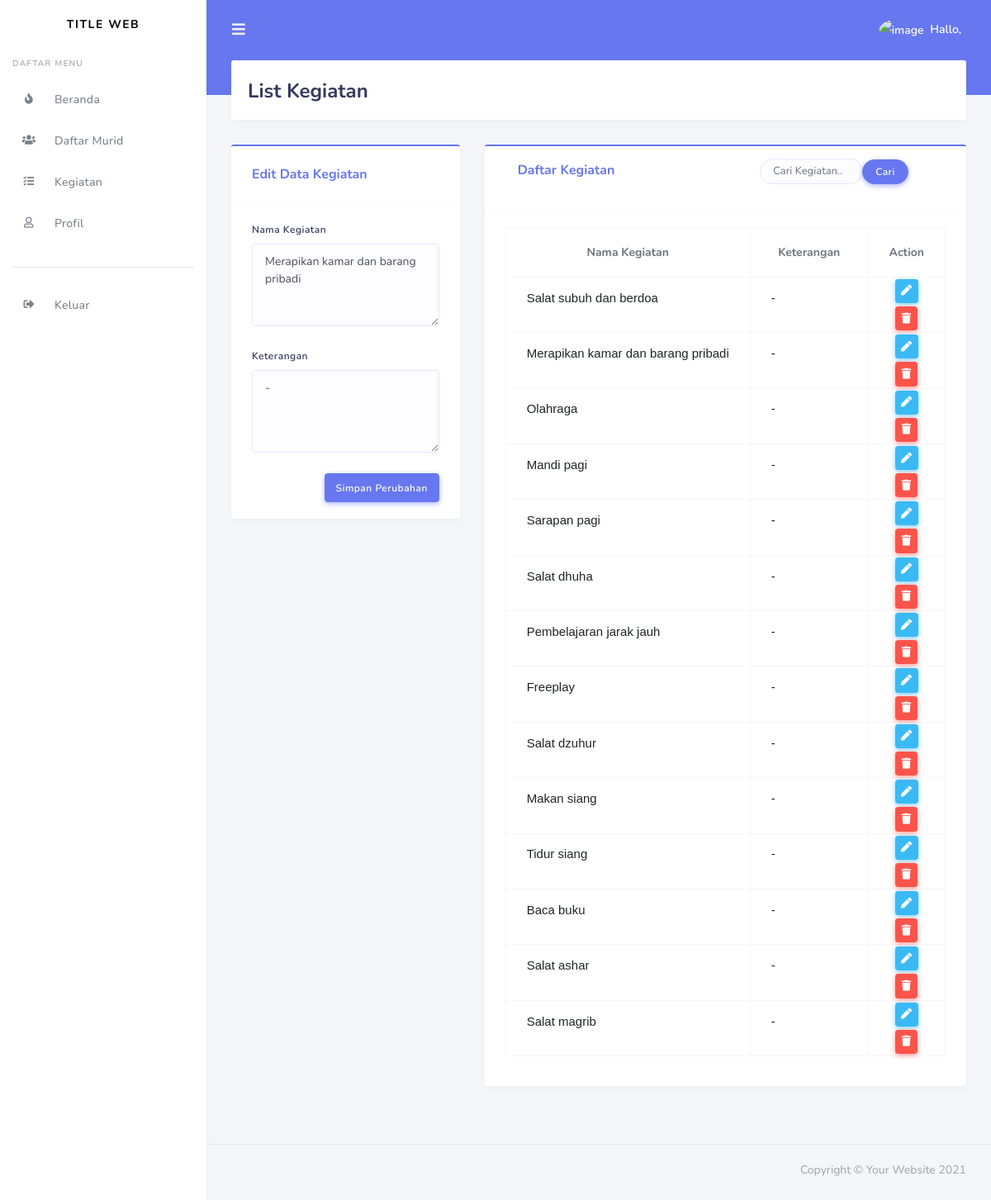
Screenshot of /guru/ubahKegiatan/16 with the database file from the repository.
### tables this page shows
CREATE TABLE `kegiatan` (
  `id` int(10) NOT NULL,
  `nama_kegiatan` text NOT NULL,
  `ket` text NOT NULL
);

### application/controllers/Guru.php (called while the page is built, shortened)
<?php
class Guru extends CI_Controller
{
    public function __construct()
    {
        $this->load->model('Kegiatan_model');
        $this->load->library('form_validation');
        $this->load->model('Identitas_model');
    }
    public function ubahKegiatan($id)
    {
        $data['user'] = $nama;
        $data['image'] = $image;
        $data['role_id'] = 'guru';
        $data['title'] = 'Kegiatan';
        $data['Ukegiatan'] = $this->Kegiatan_model->getKegiatanById($id);
        $data['kegiatan'] = $this->Kegiatan_model->getAllKegiatan();
        $this->form_validation->set_rules('nama', 'Nama Kegiatan', 'required', [
            'required' => 'Field Nama Kegiatan Harus Diisi'
        ]);
        $this->form_validation->set_rules('ket', 'Keterangan', 'required', [
            'required' => 'Field Keterangan Harus Diisi'
        ]);
        if ($this->form_validation->run() == FALSE) {
            $this->load->view('templates/user_header', $data);
            $this->load->view('templates/user_sidebar', $data);
            $this->load->view('guru/kegiatan', $data);
            $this->load->view('templates/user_footer');
        } else {
            $this->Kegiatan_model->ubahDataKegiatan();
            $this->session->set_flashdata('message', 'Diperbaharui.');
            redirect('guru/kegiatan');
        }
    }
}

### index.php (called while the page is built, shortened)
<?php
require_once BASEPATH.'core/CodeIgniter.php';

### application/models/Kegiatan_model.php (called while the page is built, shortened)
<?php
class Kegiatan_model extends CI_model
{
    public function getAllKegiatan()
    {
        return $this->db->get('kegiatan')->result_array();
    }
    public function getKegiatanById($id)
    {
        return $this->db->get_where('kegiatan', ['id' => $id])->row_array();
    }
}

### application/views/guru/kegiatan.php (the view, shortened to what this page needs)
<div class="main-content">
    <section class="section">
        <div class="section-header">
            <h1>List Kegiatan</h1>
        </div>
    </section>
    <div class="row">
        <div class="col-md-4">
            <div class="card card-primary">
                <div class="card-header">
                    <h4><?php if (isset($Ukegiatan)) {
                            echo "Edit Data Kegiatan";
                        } else {
                            echo "Tambah Kegiatan";
                        } ?></h4>
                </div>
                <div class="card-body">
                    <form action="" method="POST">
                        <div class="form-group">
                            <label>Nama Kegiatan</label>
                            <textarea class="form-control" style="height: 100px;" name="nama"><?php if (isset($Ukegiatan)) {
                                                                                                    echo $Ukegiatan['nama_kegiatan'];
                                                                                                } ?><?= set_value('nama'); ?></textarea>
                        </div>
                        <div class="form-group">
                            <label>Keterangan</label>
                            <textarea class="form-control" style="height: 100px;" name="ket"><?php if (isset($Ukegiatan)) {
                                                                                                    echo $Ukegiatan['ket'];
                                                                                                } ?><?= set_value('ket'); ?></textarea>
                        </div>
                        <button type="submit" class="btn btn-primary float-right">
                            <?php if (isset($Ukegiatan)) {
                                echo "Simpan Perubahan";
                            } else {
                                echo "Simpan";
                            } ?></button>
                    </form>
                </div>
            </div>
        </div>
        <div class="col-md-8">
            <div class="card card-primary">
                <div class="card-header">
                    <div class="row col">
                        <div class="col-md-7 mb-3">
                            <h4>Daftar Kegiatan</h4>
                        </div>
                        <div class="col-md-5">
                            <form action="" method="POST">
                                <div class="input-group mb-3">
                                    <input type="text" class="form-control" placeholder="Cari Kegiatan.." name="keyword">
                                    <div class="input-group-append">
                                        <input class="btn btn-primary" type="submit" name="cari" value="Cari">
                                    </div>
                                </div>
                            </form>
                        </div>
                    </div>
                </div>
                <div class="card-body">
                    <div class="table-responsive">
                        <table class="table table-bordered">
                            <tr class="text-center">
                                <th width="30%">Nama Kegiatan</th>
                                <th widht="55%">Keterangan</th>
                                <th width="15%">Action</th>
                            </tr>
                            <?php foreach ($kegiatan as $row) : ?>
                                <tr>
                                    <td>
                                        <pre><?= $row['nama_kegiatan'] ?></pre>
                                    </td>
                                    <td>
                                        <pre><?= $row['ket'] ?></pre>
                                    </td>
                                    <td class="text-center">
                                        <a href="<?= base_url(); ?>guru/ubahKegiatan/<?= $row['id']; ?>" class="btn btn-info btn-sm" title="Edit"><i class="fas fa-pen"></i></a>
                                        <a href="<?= base_url(); ?>guru/hapusKegiatan/<?= $row['id']; ?>" class="btn btn-danger btn-sm tombol-hapus" title="Hapus"><i class="fas fa-trash"></i></a>
                                    </td>
                                </tr>
                            <?php endforeach ?>
                        </table>
                    </div>
                </div>
            </div>
        </div>
    </div>
</div>
</div>

### assets/css/custom.css (style rules this page uses)
.btn-sm { margin: 2px; }
h1 { margin-top: 100px; }
pre { font-size: 15px; font-family:sans-serif; }

### rows the page displays
kegiatan: nama "Merapikan kamar dan barang pribadi", ket "-", nama_kegiatan "Merapikan kamar dan barang pribadi"
kegiatan: nama_kegiatan "Salat subuh dan berdoa", ket "-"
kegiatan: nama_kegiatan "Olahraga", ket "-"
kegiatan: nama_kegiatan "Mandi pagi", ket "-"
kegiatan: nama_kegiatan "Sarapan pagi", ket "-"
kegiatan: nama_kegiatan "Salat dhuha", ket "-"
kegiatan: nama_kegiatan "Pembelajaran jarak jauh", ket "-"
kegiatan: nama_kegiatan "Freeplay", ket "-"
kegiatan: nama_kegiatan "Salat dzuhur", ket "-"
kegiatan: nama_kegiatan "Makan siang", ket "-"
kegiatan: nama_kegiatan "Tidur siang", ket "-"
kegiatan: nama_kegiatan "Baca buku", ket "-"
kegiatan: nama_kegiatan "Salat ashar", ket "-"
kegiatan: nama_kegiatan "Salat magrib", ket "-"
